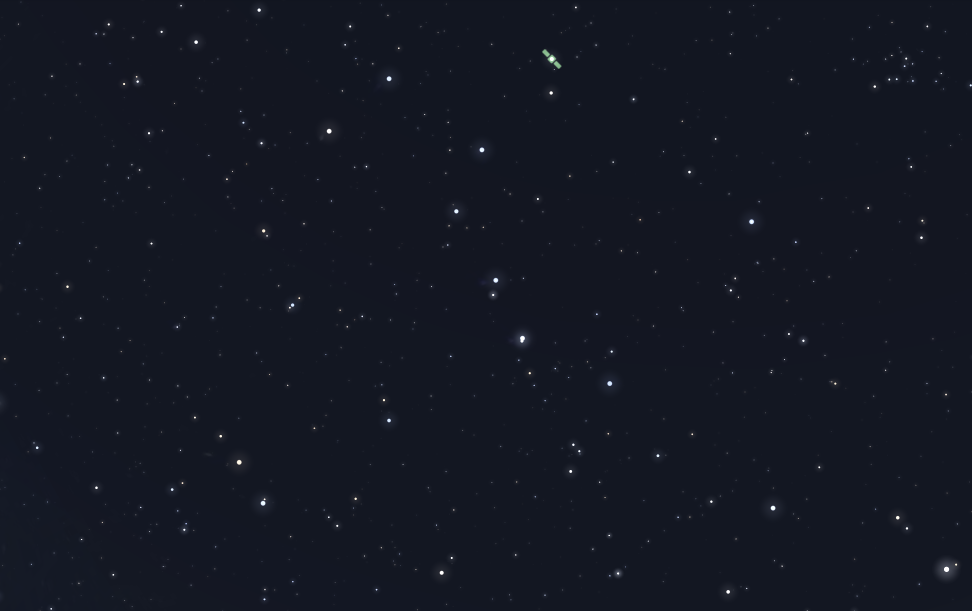
#> input picture ST_db1.png, 1944 x 1222 px, found by its file name (shown at 1/2 size)
$ python star_coordinates.py
#> lines starting #> are read from the running program, lines starting #| are printed output that depends on the picture
import cv2
import numpy as np
from skimage.measure import ransac
from skimage.transform import AffineTransform

class StarCoordinates:
    def __init__(self, image_path):
        self.image_path = image_path
        self.image = cv2.imread(image_path, cv2.IMREAD_GRAYSCALE)
#> self.image: shape (1222, 1944); min 20, max 255, mean 23.3
        self.color_image = cv2.imread(image_path)
#> self.color_image is the input picture: shape (1222, 1944, 3); mean B, G, R 34.5, 23.3, 19.6
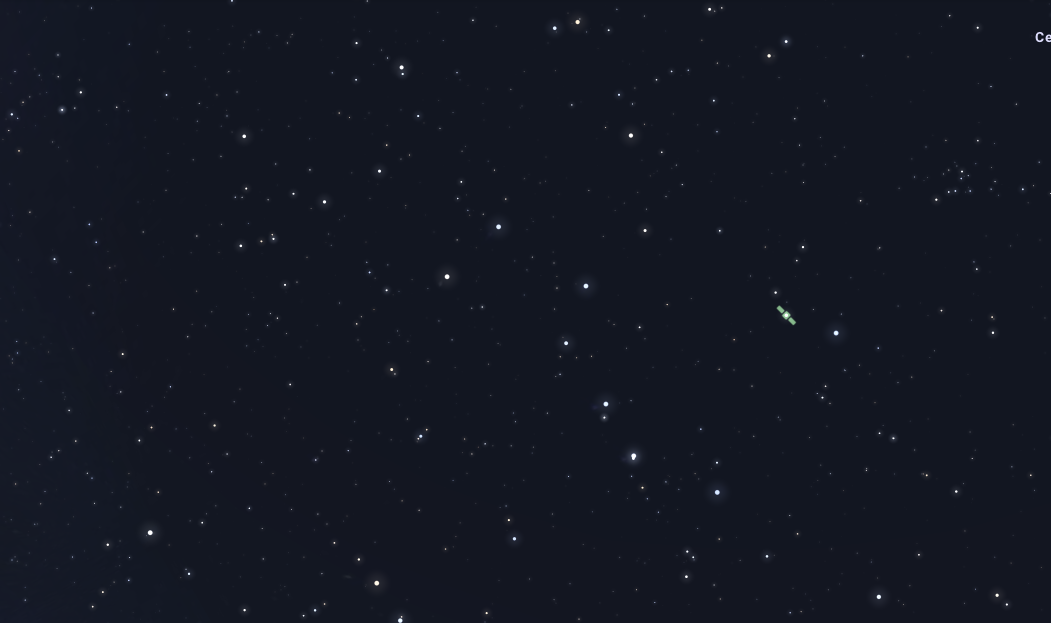
#> input picture ST_db2.png, 2102 x 1246 px, found by its file name (shown at 1/2 size)
#> in __init__, self.color_image is the input picture: shape (1246, 2102, 3); mean B, G, R 34.2, 23, 19.1

    def get_coordinates(self, dp=1, min_dist=10, param1=150, param2=30, min_radius=1, max_radius=50):
#> called with dp = 1, min_dist = 10, param1 = 150, param2 = 30, min_radius = 1, max_radius = 50
        gray = cv2.medianBlur(self.image, 5)

        # Apply CLAHE
        clahe = cv2.createCLAHE(clipLimit=2.0, tileGridSize=(8, 8))
        gray = clahe.apply(gray)
        circles = cv2.HoughCircles(gray, cv2.HOUGH_GRADIENT, dp, min_dist, param1=param1, param2=param2, minRadius=min_radius, maxRadius=max_radius)
#> circles = None

        coordinates = []
        if circles is not None:
            circles = np.uint16(np.around(circles))
            for circle in circles[0, :]:
                x, y, r = circle
                b = int(np.mean(self.image[y, x]))
                coordinates.append((x, y, r, b))

        return coordinates

    def save_coordinates(self, output_path):
        with open(output_path, "w") as f:
            for coordinate in self.coordinates:
                f.write(f"{coordinate[0]} {coordinate[1]} {coordinate[2]} {coordinate[3]}\n")


class StarMatcher:
    def __init__(self, image_path1, image_path2, threshold=50):
        self.star_coordinates1 = StarCoordinates(image_path1)
        self.star_coordinates2 = StarCoordinates(image_path2)
        self.coordinates1 = self.star_coordinates1.get_coordinates(threshold)
#> in get_coordinates (call 3), `circles = cv2.HoughCircles(gray, cv2.HOUGH_GRADIENT, dp, min_dist, par..`: circles = 15 rows, first 8: [1125, 125, 21], [1125, 925, 21], [975, 575, 11], [525, 1025, 11], [1025, 675, 11], [1875, 1125, 16], [875, 1125, 13.5], [975, 275, 13.5]
#> in get_coordinates (call 3), `circles = np.uint16(np.around(circles))`: circles = 15 rows, first 8: [1125, 125, 21], [1125, 925, 21], [975, 575, 11], [525, 1025, 11], [1025, 675, 11], [1875, 1125, 16], [875, 1125, 14], [975, 275, 14]
#> self.coordinates1 = 15 items, first 6: (1125, 125, 21, 22), (1125, 925, 21, 23), (975, 575, 11, 26), (525, 1025, 11, 29), (1025, 675, 11, 29), (1875, 1125, 16, 36)
        self.coordinates2 = self.star_coordinates2.get_coordinates(threshold)
#> in get_coordinates (call 4), `circles = cv2.HoughCircles(gray, cv2.HOUGH_GRADIENT, dp, min_dist, par..`: circles = 15 rows, first 8: [1575, 625, 21], [2075, 75, 11], [1125, 75, 21], [775, 1225, 16], [1275, 925, 21], [825, 125, 13.5], [1225, 825, 11], [1425, 975, 21]
#> in get_coordinates (call 4), `circles = np.uint16(np.around(circles))`: circles = 15 rows, first 8: [1575, 625, 21], [2075, 75, 11], [1125, 75, 21], [775, 1225, 16], [1275, 925, 21], [825, 125, 14], [1225, 825, 11], [1425, 975, 21]
#> self.coordinates2 = 15 items, first 6: (1575, 625, 21, 170), (2075, 75, 11, 103), (1125, 75, 21, 22), (775, 1225, 16, 23), (1275, 925, 21, 38), (825, 125, 14, 23)

    def ransac_homography(self, coords1, coords2, threshold=40):
        coords1_xy = np.array(coords1)[:, :2]
        coords2_xy = np.array(coords2)[:, :2]

        model_robust, inliers = ransac((coords1_xy, coords2_xy), AffineTransform, min_samples=4, residual_threshold=threshold, max_trials=1000)
        return model_robust, inliers

    def match_stars(self, thresholds=[40]):
        all_matched_stars = []

        for threshold in thresholds:
            model, inliers = self.ransac_homography(self.coordinates1, self.coordinates2, threshold)
            matched_stars = []

            for i, inlier in enumerate(inliers):
                if inlier:
                    pair = (self.coordinates1[i], self.coordinates2[i])
                    if pair not in all_matched_stars:
                        matched_stars.append(pair)

            all_matched_stars.extend(matched_stars)
#> after the loop, all_matched_stars = [((525, 1025, 11, 29), (775, 1225, 16, 23)), ((1025, 675, 11, 29), (1275, 925, 21, 38)), ((975, 275, 14, 23), (1425, 975, 21, 33)), ((1525, 425, 14, 23), (1675, 675, 6, 34)), ((1525, 1025, 11, 27), (1175, 575, 4, 102))]
#> `matched_stars = star_matcher.match_stars(thresholds=[30, 40, 50, 70])`: matched_stars has the same summary as all_matched_stars in match_stars

        return all_matched_stars

    def draw_matched_lines(self, output_path, matched_stars, line_color=(0, 255, 0), thickness=2):
#> called with line_color = (0, 255, 0), thickness = 2
        image1 = self.star_coordinates1.color_image
        image2 = self.star_coordinates2.color_image

        h1, w1, _ = image1.shape
#> h1 = 1222; w1 = 1944
        h2, w2, _ = image2.shape
#> h2 = 1246; w2 = 2102

        max_height = max(h1, h2)
#> max_height = 1246
        combined_image = np.zeros((max_height, w1 + w2, 3), dtype=np.uint8)
        combined_image[:h1, :w1] = image1
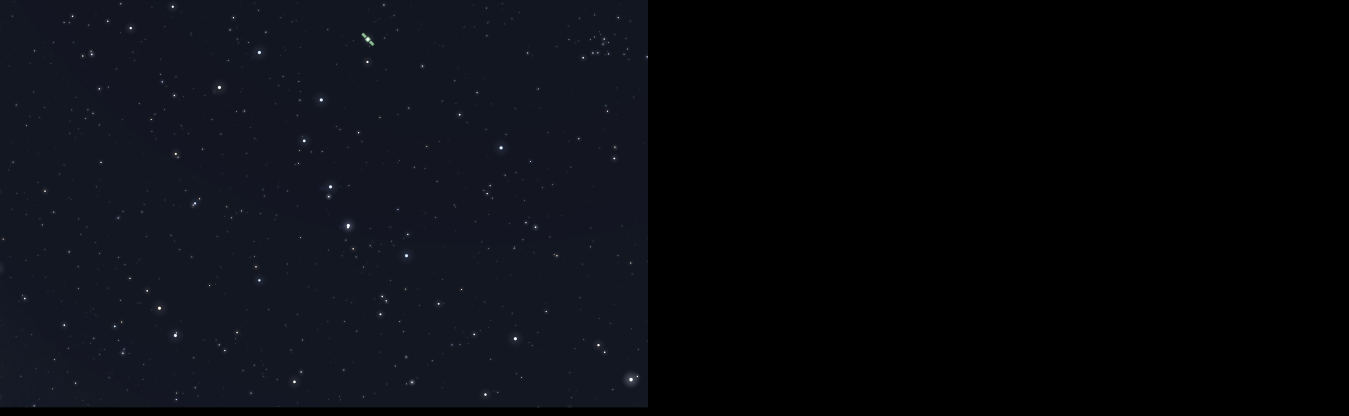
#> combined_image: shape (1246, 4046, 3) (shown at 1/3 size); mean B, G, R 16.2, 11, 9.2
        combined_image[:h2, w1:] = image2
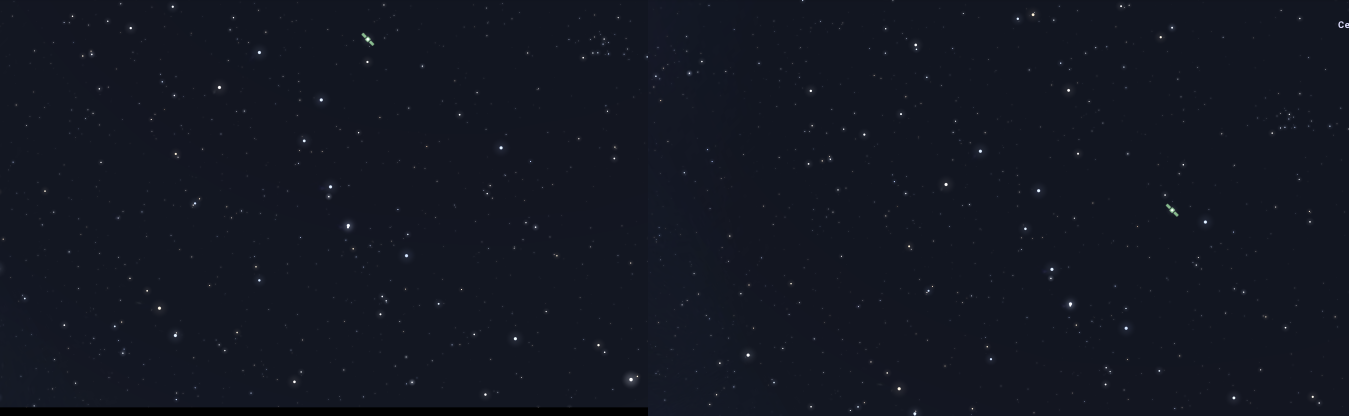
#> combined_image: shape (1246, 4046, 3) (shown at 1/3 size); mean B, G, R 34, 22.9, 19.1

        for match in matched_stars:
                coord1, coord2 = match
                start_point = (coord1[0], coord1[1])
                end_point = (coord2[0] + w1, coord2[1])
                line_color = np.random.randint(0, 255, 3).tolist()
                cv2.line(combined_image, start_point, end_point, line_color, thickness)

                # Draw circles around matched stars
                cv2.circle(combined_image, start_point, coord1[2], line_color, 2)
                cv2.circle(combined_image, end_point, coord2[2], line_color, 2)
#> this loop made 5 passes
#> (coord1, coord2, end_point, line_color) on passes 1 to 5: ((525, 1025, 11, 29), (775, 1225, 16, 23), (2719, 1225), [172, 47, 117]), ((1025, 675, 11, 29), (1275, 925, 21, 38), (3219, 925), [192, 67, 251]), ((975, 275, 14, 23), (1425, 975, 21, 33), (3369, 975), [195, 103, 9]), ((1525, 425, 14, 23), (1675, 675, 6, 34), (3619, 675), [211, 21, 242]), ((1525, 1025, 11, 27), (1175, 575, 4, 102), (3119, 575), [36, 87, 70])

        cv2.imwrite(output_path, combined_image)

if __name__ == "__main__":
    image_path1 = "/Users/aimayoun/Downloads/Ex1_test_101/ST_db1.png"
    image_path2 = "/Users/aimayoun/Downloads/Ex1_test_101/ST_db2.png"
    output_matched_lines = "/Users/aimayoun/Downloads/output_matched_lines.jpg"
    output_path = "/Users/aimayoun/Downloads/output_coordinates.txt"

    '''
        First Section: Save Coordinates of the task 1
    '''
    star_coordinates = StarCoordinates(image_path1)
    star_coordinates2 = StarCoordinates(image_path2)
    star_coordinates.coordinates = star_coordinates.get_coordinates()
    star_coordinates2.coordinates = star_coordinates2.get_coordinates()
    star_coordinates.save_coordinates(output_path)
    star_coordinates2.save_coordinates(output_path)

    '''
        Second Section: Match Stars of the task 2

    '''
    star_matcher = StarMatcher(image_path1, image_path2)
    matched_stars = star_matcher.match_stars(thresholds=[30, 40, 50, 70])
    star_matcher.draw_matched_lines(output_matched_lines, matched_stars)

    for pair in matched_stars:
        print(f"Image 1: {pair[0]} | Image 2: {pair[1]}")
#> this loop made 5 passes
#> pair on passes 1 to 5: ((525, 1025, 11, 29), (775, 1225, 16, 23)), ((1025, 675, 11, 29), (1275, 925, 21, 38)), ((975, 275, 14, 23), (1425, 975, 21, 33)), ((1525, 425, 14, 23), (1675, 675, 6, 34)), ((1525, 1025, 11, 27), (1175, 575, 4, 102))
#| Image 1: (525, 1025, 11, 29) | Image 2: (775, 1225, 16, 23)
#| Image 1: (1025, 675, 11, 29) | Image 2: (1275, 925, 21, 38)
#| Image 1: (975, 275, 14, 23) | Image 2: (1425, 975, 21, 33)
#| Image 1: (1525, 425, 14, 23) | Image 2: (1675, 675, 6, 34)
#| Image 1: (1525, 1025, 11, 27) | Image 2: (1175, 575, 4, 102)
